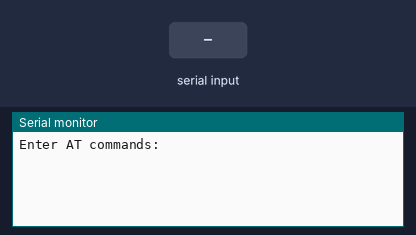
Bench run of a sketch on a simulated Arduino Uno, built with avr-gcc and run on an emulated ATmega328P. On the bench: the last lines printed to the serial monitor. The test bench sets the inputs (shaded band).

Above: at 1.2 s.
1.3 s: "1" received over the second serial link
At 2.3 s:
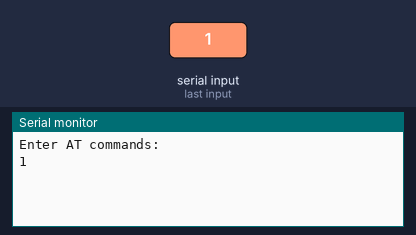
2.8 s: "0" received over the second serial link
At 3.4 s:
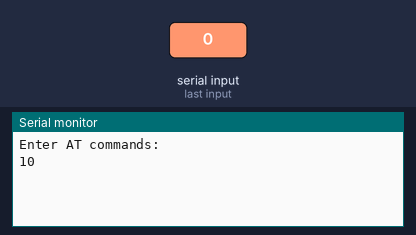

Measured:
- after the input at 1.3 s, the serial monitor: prints a new line at once (image 1)
- after the input at 2.8 s, the serial monitor: prints a new line at once (image 2)

The sketch:

HC-05_AT_mode.ino
```cpp
#include <SoftwareSerial.h>

#define HC05_EN         PIN_A5
SoftwareSerial BTSerial(3, 4); // RX | TX


void setup()
{
//pinMode(HC05_EN, OUTPUT);
//digitalWrite(HC05_EN, LOW);

Serial.begin(9600);
Serial.println("Enter AT commands:");
BTSerial.begin(38400); // HC-05 default speed in AT command more
}

void loop()
{
if (BTSerial.available()) // read from HC-05 and send to Arduino Serial Monitor
Serial.write(BTSerial.read());

if (Serial.available()) // Keep reading from Arduino Serial Monitor and send to HC-05
BTSerial.write(Serial.read());
}
```
